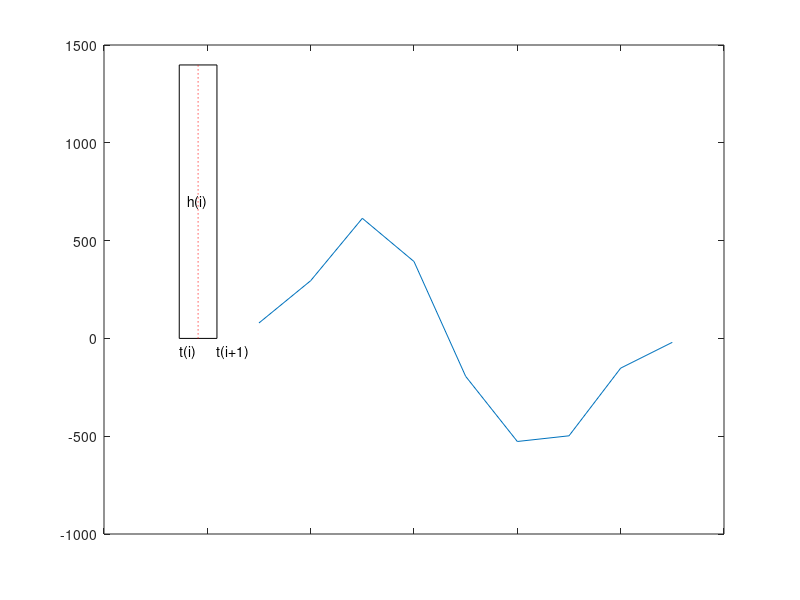

Source code (MATLAB): (Note: this script raises an error after producing the figure.)
y = randn(1,5001);
[nelements,xcenters] = hist(y);

dydx=diff(nelements)
plot (dydx)


[heights,centers] = hist(y);
hold on
set(gca,'XTickLabel',[])
n = length(centers);
w = centers(2)-centers(1);
t = linspace(centers(1)-w/2,centers(end)+w/2,n+1);
p = fix(n/2);
fill(t([p p p+1 p+1]),[0 heights([p p]),0],'w')
plot(centers([p p]),[0 heights(p)],'r:')
h = text(centers(p)-.2,heights(p)/2,'   h');
dep = -70;tL = text(t(p),dep,'L');
tR = text(t(p+1),dep,'R');
hold off

dt = diff(t);
Fvals = cumsum([0,heights.*dt]);

F = spline(t, [0, Fvals, 0]);

DF = fnder(F);  % computes its first derivative
set(h,'String','h(i)')
set(tL,'String','t(i)')
set(tR,'String','t(i+1)')
hold on
fnplt(DF, 'r', 2)
hold off
ylims = ylim; ylim([0,ylims(2)]);